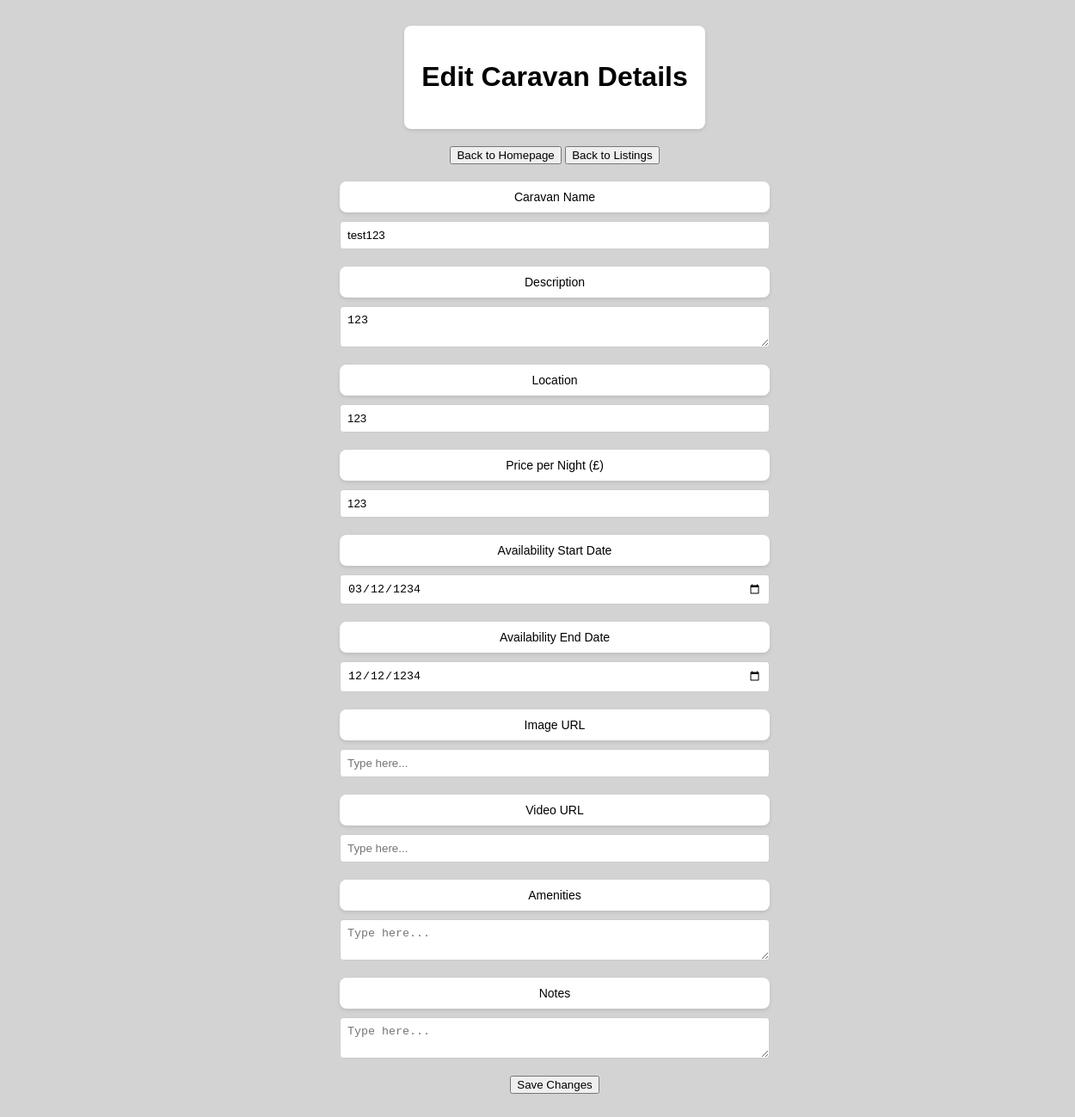
/editcaravan.php?id=7, run on the app's committed database.
### tables this page shows
CREATE TABLE IF NOT EXISTS `caravan_details` (
  `name` varchar(50) NOT NULL,
  `description` varchar(250) NOT NULL,
  `location` varchar(50) NOT NULL,
  `pricepernight` int NOT NULL,
  `availabilityStart` varchar(50) NOT NULL,
  `availabilityEnd` varchar(50) NOT NULL,
  `image_url` varchar(250) NOT NULL,
  `video_url` varchar(250) NOT NULL,
  `amenities` varchar(250) NOT NULL,
  `notes` varchar(250) NOT NULL,
  `id` int NOT NULL AUTO_INCREMENT,
  `user_id` int NOT NULL,
  PRIMARY KEY (`id`)
);

### editcaravan.php (the view, shortened to what this page needs)
<?php
require_once 'config.php';
if(isset($_GET['id'])) {
    $caravan_id = $_GET['id'];
    $query = "SELECT * FROM caravan_details WHERE id = $caravan_id";
    $result = mysqli_query($conn, $query);
    if(mysqli_num_rows($result) > 0) {
        $caravan = mysqli_fetch_assoc($result);
        $name = $caravan['name'];
        $description = $caravan['description'];
        $location = $caravan['location'];
        $pricepernight = $caravan['pricepernight'];
        $availabilityStart = $caravan['availabilityStart'];
        $availabilityEnd = $caravan['availabilityEnd'];
        $image_url = $caravan['image_url'];
        $video_url = $caravan['video_url'];
        $amenities = $caravan['amenities'];
        $notes = $caravan['notes'];
    } else {
        echo "Caravan not found.";
        exit();
    }
} else {
    echo "Caravan ID not specified.";
    exit();
}
?>
<!DOCTYPE html>
<html lang="en">
<head>
    <link rel="stylesheet" href="AddCaravan.css">
</head>
<body>
<div class="background-box">
    <div class="container">
        <div class="white-box">
            <h1>Edit Caravan Details</h1>
        </div>
        <div class="navigation-buttons">
            <a href="homepage.html"><button type="button">Back to Homepage</button></a>
            <a href="ListOfCaravans.php"><button type="button">Back to Listings</button></a>
        </div>
        <form action="" method="post">
            <div class="name-box">
                <p>Caravan Name</p>
            </div>
            <div class="input-container">
                <input type="text" class="caravan-input" name="name" placeholder="Type here..." value="<?php echo $name; ?>" required>
            </div>
            <div class="name-box">
                <p>Description</p>
            </div>
            <div class="input-container">
                <textarea class="caravan-textarea" name="description" placeholder="Type here..." required><?php echo $description; ?></textarea>
            </div>
            <div class="name-box">
                <p>Location</p>
            </div>
            <div class="input-container">
                <input type="text" class="caravan-input" name="location" placeholder="Type here..." value="<?php echo $location; ?>" required>
            </div>
            <div class="name-box">
                <p>Price per Night (£)</p>
            </div>
            <div class="input-container">
                <input type="number" class="caravan-input" name="pricepernight" placeholder="Type here..." value="<?php echo $pricepernight; ?>" required>
            </div>
            <div class="name-box">
                <p>Availability Start Date</p>
            </div>
            <div class="input-container">
                <input type="date" class="caravan-input" name="availabilityStart" value="<?php echo $availabilityStart; ?>" >
            </div>
            <div class="name-box">
                <p>Availability End Date</p>
            </div>
            <div class="input-container">
                <input type="date" class="caravan-input" name="availabilityEnd" value="<?php echo $availabilityEnd; ?>" >
            </div>
            <div class="name-box">
                <p>Image URL</p>
            </div>
            <div class="input-container">
                <input type="text" class="caravan-input" name="image_url" placeholder="Type here..." value="<?php echo $image_url; ?>">
            </div>
            <div class="name-box">
                <p>Video URL</p>
            </div>
            <div class="input-container">
                <input type="text" class="caravan-input" name="video_url" placeholder="Type here..." value="<?php echo $video_url; ?>">
            </div>
            <div class="name-box">
                <p>Amenities</p>
            </div>
            <div class="input-container">
                <textarea class="caravan-textarea" name="amenities" placeholder="Type here..."><?php echo $amenities; ?></textarea>
            </div>
            <div class="name-box">
                <p>Notes</p>
            </div>
            <div class="input-container">
                <textarea class="caravan-textarea" name="notes" placeholder="Type here..."><?php echo $notes; ?></textarea>
            </div>
            <div class="submit-button">
                <button type="submit" name="submit">Save Changes</button>
            </div>
        </form>
    </div>
</div>
</body>
</html>

### AddCaravan.css (style rules this page uses)
body, html { margin: 0; padding: 0; height: 100%; font-family: Arial, sans-serif; background-color: white; }
.container { display: flex; flex-direction: column; justify-content: center; align-items: center; padding: 10px; }
.white-box { background-color: white; padding: 20px; border-radius: 8px; box-shadow: 0 2px 4px rgba(0, 0, 0, 0.1); margin-bottom: 20px; }
.name-box { background-color: white; padding: 10px; border-radius: 8px; box-shadow: 0 2px 4px rgba(0, 0, 0, 0.1); margin-top: 20px; }
p { margin: 0; text-align: center; font-size: 14px; }
.input-container { width: 100%; text-align: center; margin-top: 10px; align-items: center; }
.submit-button { text-align: center; margin-top: 20px; }
.caravan-input, .caravan-textarea { border: 1px solid #ccc; border-radius: 4px; padding: 8px; width: 500px; margin-bottom: 10px; display: block; box-sizing: border-box; }
.background-box { background-color: lightgrey; padding: 20px; position: sticky; width: 100%; top: 0; }

### data on the page
caravan_details: name "test123", description "123", location "123", pricepernight "123", availabilityStart "03/12/1234", availabilityEnd "12/12/1234"
